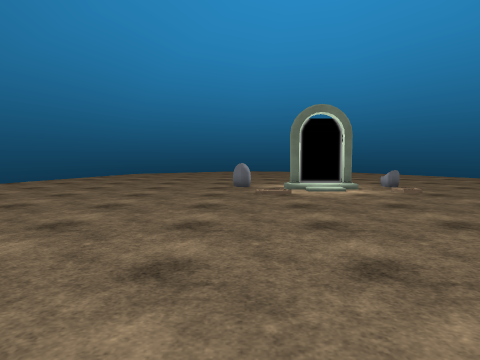
[1] (above)

16 first-person views from a walk through a scene from a Unity 3-D project. The camera is 1.3 m above the floor, tilts 4° down and sees 70° across. The floor is counted in squares, 1 m on a side. Each view is taken from the middle of a square. On the plan, view 1 faces up. The plan holds only what a view shows up to about 15 squares ahead; the rest is blank. The place goes on beyond the plan. The player is left out. Some surface patterns are stand-ins.

[2]
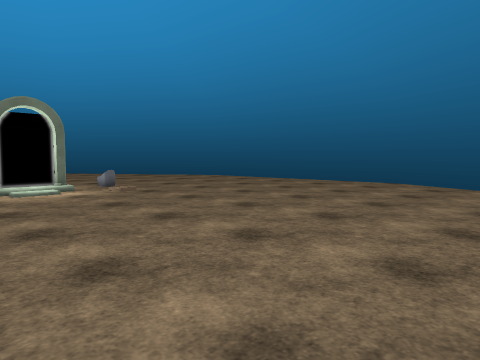

[3]
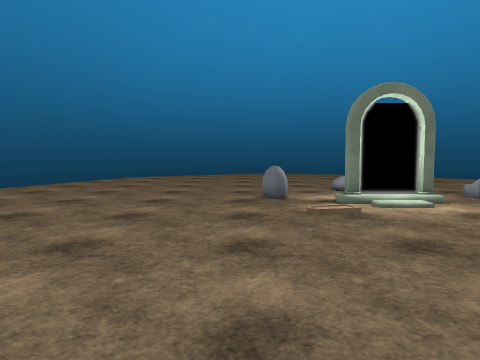

[4]
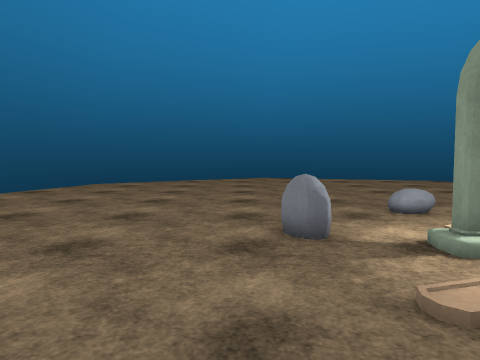

[5]
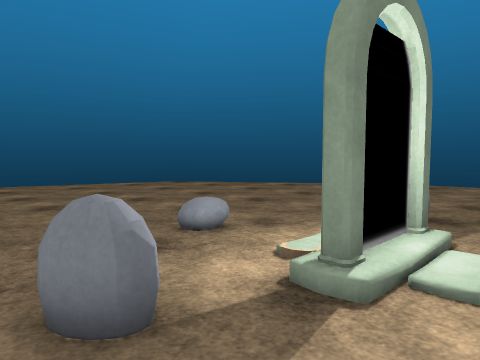

[6]
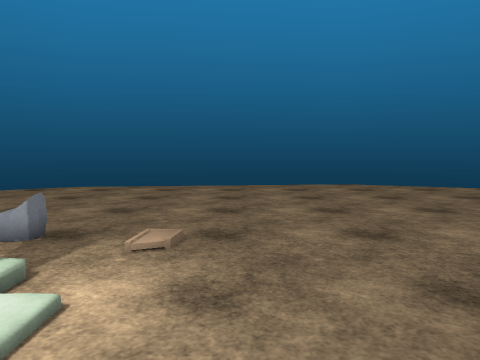

[7]
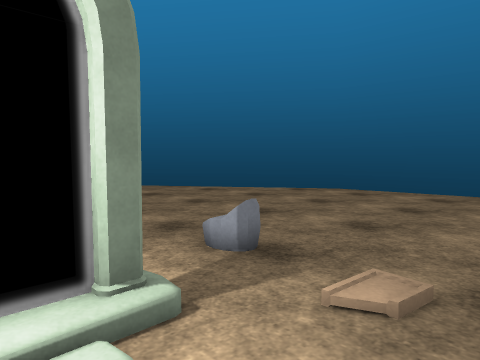

[8]
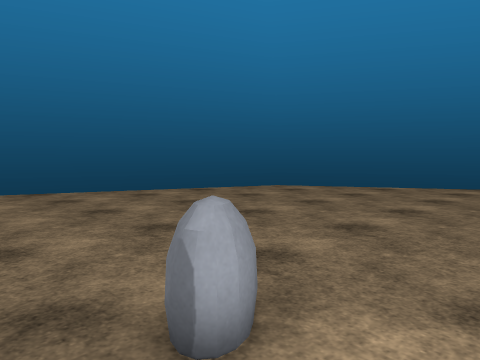

[9]
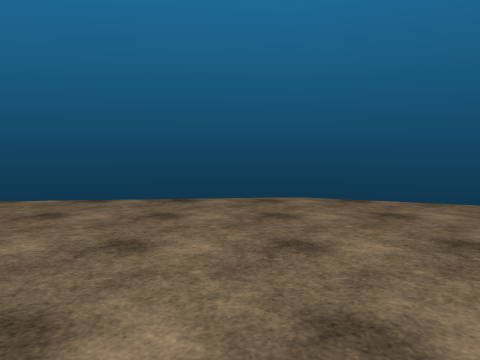

[10]
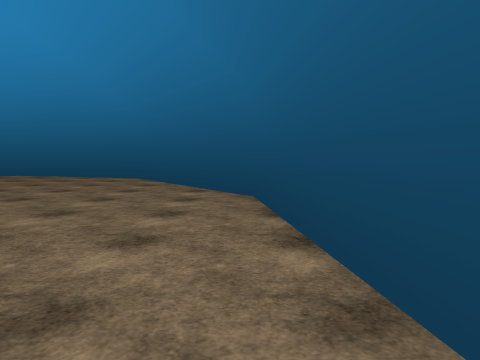

[11]
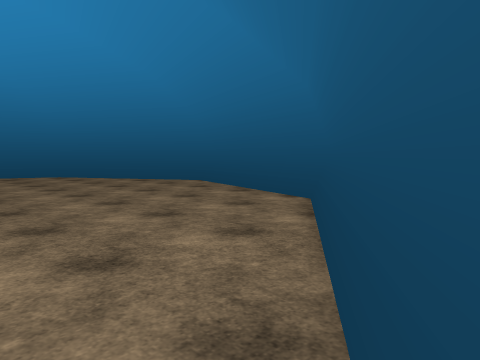

[12]
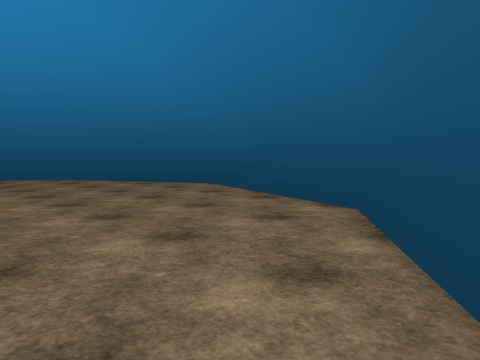

[13]
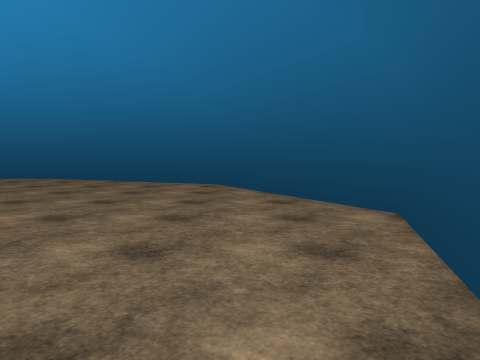

[14]
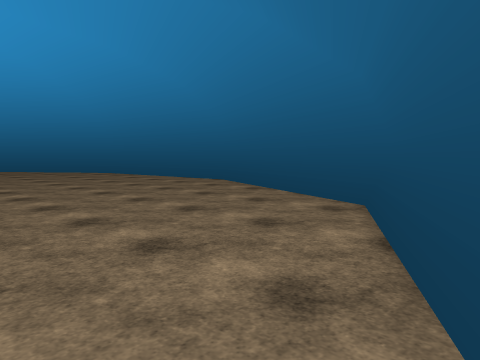

[15]
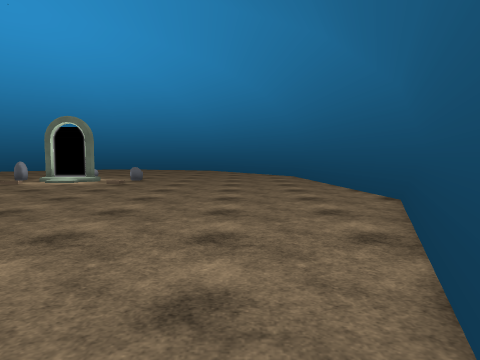

[16]
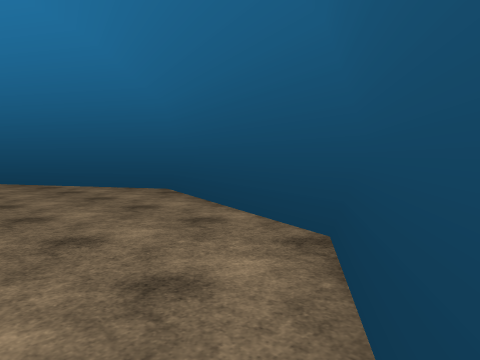

### Floor plan
Points are (right, up) in squares from view 1. A wall is a line through its corners. A room is listed if a view was taken in it or the views show most of it. See-through windows are left out.
Room 1 (views 1, 2, 3, 4, 5, 6, 7, 8, 9, 10, 11, 12, 13, 14, 15, 16)
walls: (16.5, 13.3) (15.9, 18.3) (12.8, 22.7); (-10.7, 3) (-4.3, -6.2); (11.8, 24.1) (9.4, 27.5) (0.3, 30.3) (-5.3, 27.1); (-8.6, 24.1) (-12.3, 15) (-10.9, 2.8) (-4.4, -6.6) (4.5, -9.3) (12.9, -4.4); (4.7, -9.3) (13, -4.6) (17.3, 6) (16.7, 11)
low walls: (-11.5, 15.8) (-11.8, 14.9); (16.2, 13.2) (15.7, 18) (9.1, 27.4) (0.4, 30) (-6, 26.3); (-10.5, 18.3) (-11.2, 16.4); (-9.6, 20.3) (-10.4, 18.5); (-8.5, 23.1) (-9.2, 21.5); (-8.4, 24) (-12.1, 14.9) (-10.7, 3); (9.3, 27.1) (0.4, 29.8) (-6.3, 26); (-2.5, -6.5) (-1.6, -6.8); (-4.2, -6) (-3.5, -6.2); (-4.3, -6.2) (4.8, -8.9) (12.9, -4.3) (17.1, 6) (16.5, 11); (0, -7.3) (0.5, -7.4); (0.7, -7.5) (1.4, -7.7); (1.5, -7.7) (3.3, -8.3); (4.6, -8.8) (12.7, -4.2) (16.9, 6.2)
objects: other object (0, 14) to (0, 15); other object (2, 14) to (4, 14); other object (6, 14)

Where each view was taken, in squares from view 1:
view 1: 0 up, 0 right, facing up
view 2: 0 up, 0 right, facing up-right
view 3: 4 up, 1 left, facing up
view 4: 9 up, 1 left, facing up
view 5: 12 up, 1 left, facing up-right
view 6: 11 up, 1 right, facing right
view 7: 11 up, 3 right, facing up-right
view 8: 13 up, 2 right, facing up-left
view 9: 13 up, 1 left, facing left
view 10: 14 up, 10 left, facing down
view 11: 3 up, 10 left, facing down-right
view 12: 2 up, 8 left, facing down-right
view 13: 5 down, 3 left, facing right
view 14: 8 down, 4 right, facing up-right
view 15: 4 down, 12 right, facing up
view 16: 22 up, 12 right, facing up-left
